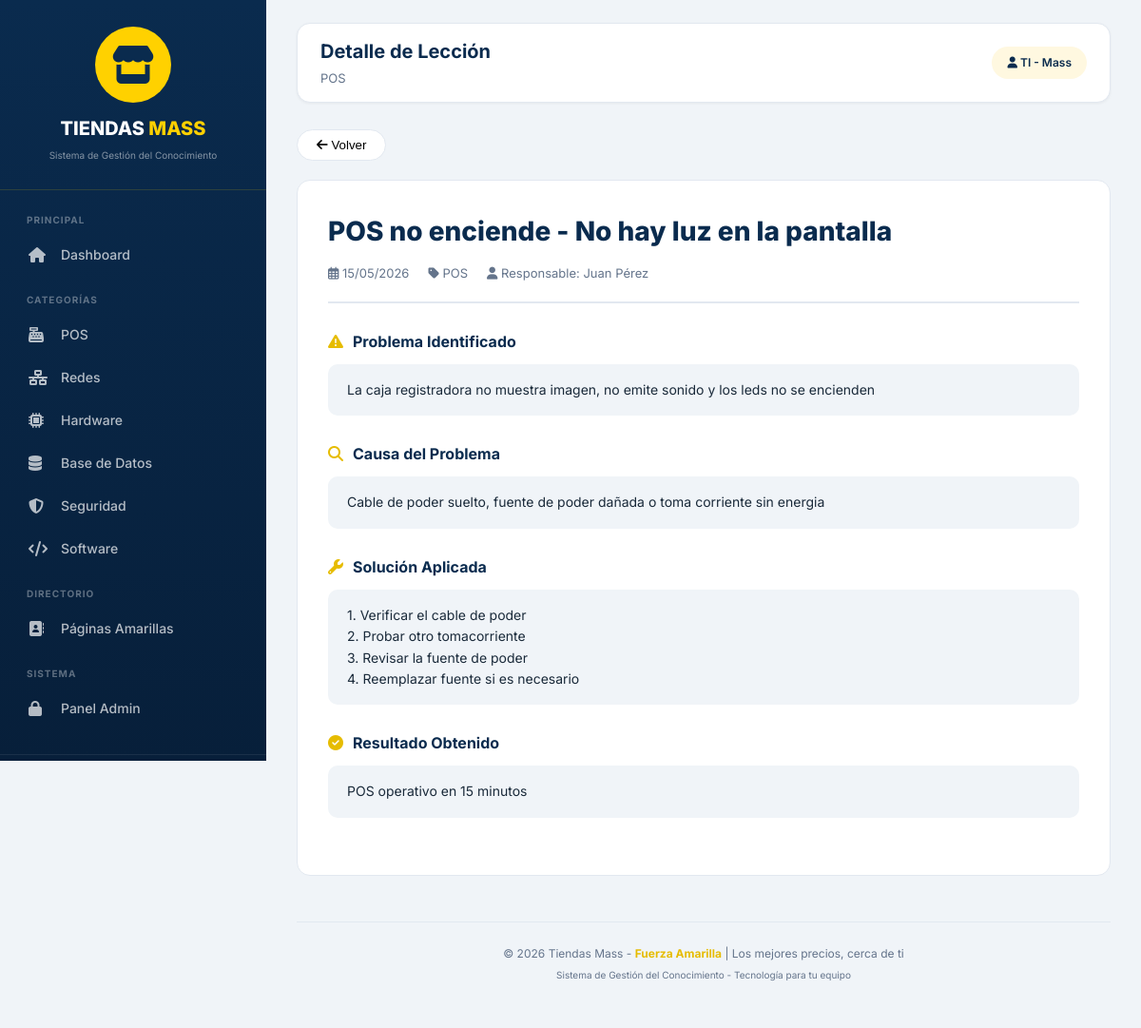
The page /leccion/1/ on the database its author committed.
### lecciones/models.py (models this page shows, shortened)
class LeccionAprendida(models.Model):
    CATEGORIAS = [
        ('POS', 'Sistemas POS'),
        ('RED', 'Redes y Conectividad'),
        ('HW', 'Hardware y Mantenimiento'),
        ('SW', 'Software y Actualizaciones'),
        ('BD', 'Bases de Datos'),
        ('SEG', 'Seguridad Informática'),
    ]
    titulo = models.CharField('Título', max_length=200)
    categoria = models.CharField('Categoría', max_length=3, choices=CATEGORIAS)
    problema = models.TextField('Problema identificado')
    causa = models.TextField('Causa del problema')
    solucion = models.TextField('Solución aplicada')
    resultado = models.TextField('Resultado obtenido')
    responsable = models.CharField('Responsable', max_length=100)
    fecha_creacion = models.DateTimeField('Fecha de registro', auto_now_add=True)
    class Meta:
        verbose_name = 'Lección Aprendida'
        verbose_name_plural = 'Lecciones Aprendidas'

### lecciones/views.py (the view)
# urls.py: path('leccion/<int:leccion_id>/', views.leccion_detalle, name='leccion_detalle'),
def leccion_detalle(request, leccion_id):
    leccion = get_object_or_404(LeccionAprendida, id=leccion_id)
    context = {
        'leccion': leccion,
    }
    return render(request, 'lecciones/leccion_detalle.html', context)

### lecciones/templates/lecciones/leccion_detalle.html (shortened to what this page needs)
{% extends 'lecciones/base.html' %}
{% block page_title %}Detalle de Lección{% endblock %}
{% block page_subtitle %}{{ leccion.categoria }}{% endblock %}
{% block content %}
<button class="back-button" onclick="history.back()">
    <i class="fas fa-arrow-left"></i> Volver
</button>
<div class="detail-container">
    <div class="detail-header">
        <h1 class="detail-title">{{ leccion.titulo }}</h1>
        <div class="detail-meta">
            <span><i class="far fa-calendar-alt"></i> {{ leccion.fecha_creacion|date:"d/m/Y" }}</span>
            <span><i class="fas fa-tag"></i> {{ leccion.categoria }}</span>
            <span><i class="fas fa-user"></i> Responsable: {{ leccion.responsable|default:"Equipo TI" }}</span>
        </div>
    </div>
    <div class="detail-section">
        <h4><i class="fas fa-exclamation-triangle"></i> Problema Identificado</h4>
        <p>{{ leccion.problema }}</p>
    </div>
    <div class="detail-section">
        <h4><i class="fas fa-search"></i> Causa del Problema</h4>
        <p>{{ leccion.causa }}</p>
    </div>
    <div class="detail-section">
        <h4><i class="fas fa-wrench"></i> Solución Aplicada</h4>
        <p>{{ leccion.solucion|linebreaksbr }}</p>
    </div>
    <div class="detail-section">
        <h4><i class="fas fa-check-circle"></i> Resultado Obtenido</h4>
        <p>{{ leccion.resultado }}</p>
    </div>
</div>
{% endblock %}

### lecciones/templates/lecciones/base.html (style rules this page uses)
* { margin: 0; padding: 0; box-sizing: border-box; }
:root { --mass-yellow: #FFD100; --mass-yellow-dark: #E6BC00; --mass-yellow-light: #FFF8E0; --mass-navy: #0A2B4E; --mass-navy-light: #1A3D6E; --mass-white: #FFFFFF; --mass-gray-bg: #F0F4F8; --mass-gray-border: #E2E8F0; --mass-text: #1A2A3A; --mass-text-light: #64748B; --radius: 14px; --radius-sm: 10px; --shadow-sm: 0 1px 3px rgba(0,0,0,0.05); --shadow-md: 0 4px 12px rgba(0,0,0,0.08); --shadow-lg: 0 10px 30px rgba(0,0,0,0.12); --sidebar-w: 280px; }
body { font-family: 'Inter', sans-serif; background: var(--mass-gray-bg); color: var(--mass-text); line-height: 1.5; }
.detail-container { background: white; border-radius: var(--radius); padding: 32px; border: 1px solid var(--mass-gray-border); }
.detail-header { margin-bottom: 28px; padding-bottom: 20px; border-bottom: 2px solid var(--mass-gray-border); }
.detail-title { font-size: 28px; font-weight: 800; color: var(--mass-navy); margin-bottom: 14px; }
.detail-meta { display: flex; gap: 20px; font-size: 13px; color: var(--mass-text-light); }
.detail-section { margin-bottom: 28px; }
.detail-section h4 { font-size: 16px; font-weight: 700; color: var(--mass-navy); margin-bottom: 12px; display: flex; align-items: center; gap: 10px; }
.detail-section h4 i { color: var(--mass-yellow-dark); }
.detail-section p { background: var(--mass-gray-bg); padding: 16px 20px; border-radius: var(--radius-sm); line-height: 1.6; font-size: 14px; }
.back-button { background: white; border: 1px solid var(--mass-gray-border); padding: 8px 20px; border-radius: 30px; cursor: pointer; font-weight: 500; margin-bottom: 20px; transition: all 0.2s; }

### rows shown on the page
LeccionAprendida: categoria "POS", titulo "POS no enciende - No hay luz en la pantalla", fecha_creacion "15/05/2026", responsable "Juan Pérez", problema "La caja registradora no muestra imagen, no emite sonido y los leds no se encienden", causa "Cable de poder suelto, fuente de poder dañada o toma corriente sin energia", solucion "1. Verificar el cable de poder 2. Probar otro tomacorriente 3. Revisar la fuente de poder 4. Reemplazar fuente si es necesario", resultado "POS operativo en 15 minutos"
